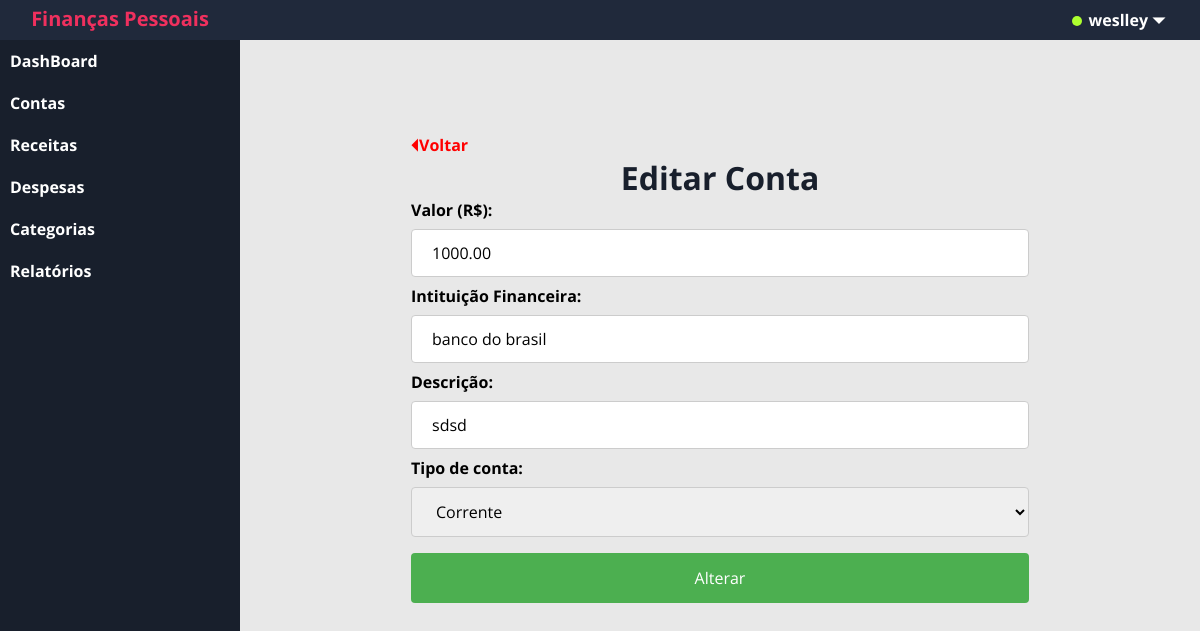
Page /?c=contas&m=editar&id=7 (signed in) on the committed database.
### tables this page shows
CREATE TABLE `conta` (
  `id` int(11) NOT NULL,
  `valor` double(10,2) NOT NULL,
  `instFinanca` varchar(60) NOT NULL,
  `descricao` varchar(60) NOT NULL,
  `tipo_conta` varchar(8) NOT NULL,
  `id_usuario` int(11) NOT NULL
);

### app/controller/Contas.php (called while the page is built, shortened)
<?php
class Contas extends Controller
    {
        public function editar()
        {
            if(!$id = Validacao::id('id')){header('location: ./?c=contas');exit;}
            try {
                $conta = Conta::find($id);
            }
            catch(\Exception $e)
            {
                Transaction::rollback();
                echo $e->getMessage();
            }
            $this->view([
                'template/header',
                'conta/editar',
                'template/footer'
            ],[
                'usuario_logado' => Usuario::get('nome'),
                'contaItem'      => $conta,
                'msg'            => FlashMessage::get()
            ]);
        }
    }

### app/model/Record.php (called while the page is built, shortened)
<?php
    abstract class Record
    {
        protected array $data;
        public function __set($prop,$value)
        {
           if(method_exists($this,'set_'.$prop))
           {
            call_user_func(array($this,'set_'.$prop),$value);
           }
           else
           {
               if($value == null)
               {
                   unset($this->data[$prop]);
               }
               else{
                   $this->data[$prop] = $value;
               }
           }
        }
        public function __get($prop)
        {
           if(method_exists($this,'get_'.$prop))
           {
            return call_user_func(array($this,'get_'.$prop));
           }
           else
           {
               if(isset($this->data[$prop]))
               {
                   return $this->data[$prop];
               }
           }
        }
        public function getEntity()
        {
            $class = get_class($this);
            return constant("{$class}::TABLENAME");
        }
        public function load($id)
        {
            $sql  = "SELECT * FROM {$this->getEntity()} ";
            $sql .= " WHERE id=".(int) $id;
            if($conn = Transaction::get())
            {
                $result = $conn->query($sql);
                if($result)
                {
                    $object = $result->fetchObject(get_class($this));
                }
                return $object;
            }
            else
            {
                throw new \Exception('Não há transação ativa!');
            }
        }
        public static function find($id)
        {
            $ar = new $classname;
            return $ar->load($id);
        }
    }

### app/view/conta/editar.php (the view, shortened to what this page needs)
<div id="form-editar-conta">
    <a href="./?c=contas" class="voltar">&#9204;Voltar</a>
    <h1 id="titulo-conta">Editar Conta</h1>
    <form action="./?c=contas&m=editar&id=<?= $_GET['id'] ?>" method="POST">
        <label for="fname">Valor (R$):</label>
        <input type="number" step="0.01" name="valor" min="0.01" placeholder="0,00" value="<?=$contaItem->valor?>">
        <label for="instFinanceira">Intituição Financeira:</label>
        <input type="text" id="fname" name="instFinanceira" placeholder="Intituição Financeira..." value="<?=$contaItem->instFinanca?>">
        <label for="fname">Descrição:</label>
        <input type="text" id="fname" name="descricao" placeholder="Descrição..." value="<?=$contaItem->descricao?>">
        <label for="tipo_conta">Tipo de conta: </label>
        <select name="tipo_conta">
            <option value="corrente" <?= $contaItem->tipo_conta == 'corrente' ? 'Selected': '' ?>>Corrente</option>
        </select>
        <input type="submit" value="Alterar">
    </form>
</div>

### app/controller/Controller.php (shortened to what this page needs)
<?php
    abstract class Controller
    {
        protected function view(array $templates,array $dados = array())
        {
            foreach($templates as $template)
            {
                require_once __DIR__."/../view/{$template}.php";
            }
        }
    }

### assets/css/style.css (style rules this page uses)
* { padding: 0px; margin: 0px; font-family: 'Open Sans', sans-serif; box-sizing: border-box; }
input,select { font-size: 16px; }
label { font-weight: bold; }
#titulo-conta { text-align: center; font-weight: bold; color: #181F2C; }
#form-editar-conta input[type=text],#form-editar-conta input[type=number] ,#form-editar-conta select { width: 100%; padding: 12px 20px; margin: 8px 0; display: inline-block; border: 1px solid #ccc; border-radius: 4px; box-sizing: border-box; }
#form-editar-conta input[type=submit] { width: 100%; background-color: #4CAF50; color: white; padding: 14px 20px; margin: 8px 0; border: none; border-radius: 4px; cursor: pointer; }
#form-editar-conta { border-radius: 5px; width: 70%; margin: 8vh auto 0 auto ; padding: 20px; }
.voltar { text-decoration: none; color: red; font-weight: bold; }

### rows in the picture
conta: valor "1000.00", instFinanceira "banco do brasil", descricao "sdsd"
